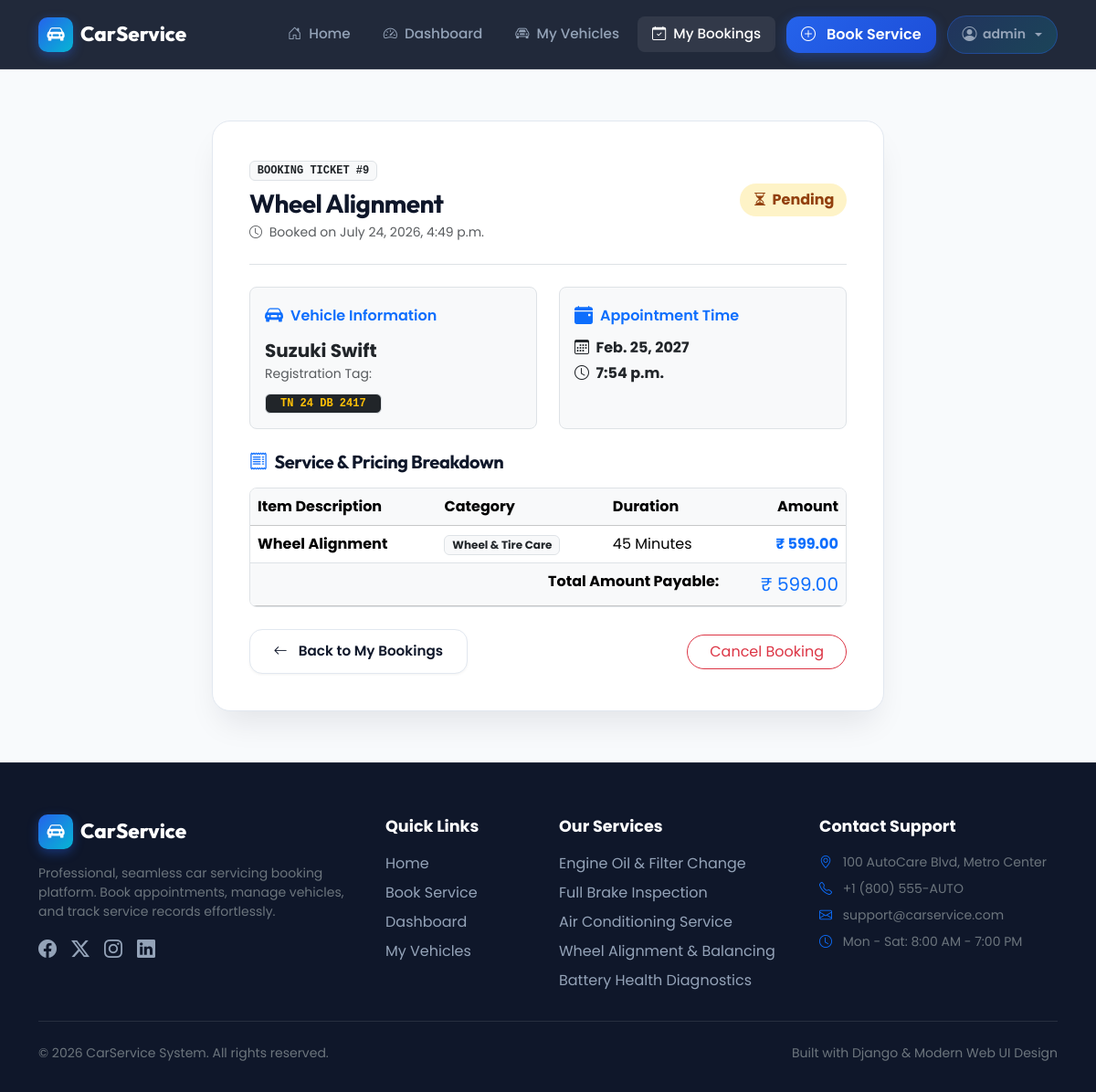
Screenshot of /services/bookings/9/ (signed in) with the database file from the repository.
### accounts/models.py (models this page shows)
class User(AbstractUser):
    ROLE_CHOICES = (
        ('customer', 'Customer'),
        ('mechanic', 'Mechanic'),
        ('admin', 'Admin'),
    )
    phone_number = models.CharField(max_length=15, blank=True)
    role = models.CharField(max_length=20, choices=ROLE_CHOICES, default='customer')
    created_at = models.DateTimeField(auto_now_add=True)
    updated_at = models.DateTimeField(auto_now=True)

### services/models.py (models this page shows, shortened)
class Booking(models.Model):
    STATUS_CHOICES = (
        ("pending", "Pending"),
        ("confirmed", "Confirmed"),
        ("in_progress", "In Progress"),
        ("completed", "Completed"),
        ("cancelled", "Cancelled"),
    )
    customer = models.ForeignKey(
        settings.AUTH_USER_MODEL,
        on_delete=models.CASCADE,
        related_name="bookings"
    )
    vehicle = models.ForeignKey(
        Vehicle,
        on_delete=models.CASCADE
    )
    service = models.ForeignKey(
        Service,
        on_delete=models.CASCADE
    )
    booking_date = models.DateField()
    booking_time = models.TimeField()
    status = models.CharField(
        max_length=20,
        choices=STATUS_CHOICES,
        default="pending",
    )
    created_at = models.DateTimeField(auto_now_add=True)

class Service(models.Model):
    category = models.ForeignKey(
        ServiceCategory,
        on_delete=models.CASCADE,
        related_name="services"
    )
    name = models.CharField(max_length=100)
    description = models.TextField(blank=True)
    price = models.DecimalField(max_digits=10, decimal_places=2)
    estimated_duration = models.PositiveIntegerField(
        help_text="Duration in minutes"
    )

class Vehicle(models.Model):
    owner = models.ForeignKey(
        settings.AUTH_USER_MODEL,
        on_delete=models.CASCADE
    )
    brand = models.CharField(max_length=50)
    model = models.CharField(max_length=50)
    registration_number = models.CharField(max_length=20, unique=True)
    manufacturing_year = models.PositiveIntegerField()

class ServiceCategory(models.Model):
    name = models.CharField(max_length=100, unique=True)
    description = models.TextField(blank=True)

### services/views.py (the view)
@login_required
def booking_detail(request, pk):
    booking = get_object_or_404(
        Booking,
        pk=pk,
        customer=request.user
    )
    return render(
        request,
        "services/booking_detail.html",
        {"booking": booking},
    )

### services/templates/services/booking_detail.html (shortened to what this page needs)
{% extends "base.html" %}
{% block content %}
<div class="row justify-content-center py-3">
    <div class="col-lg-8">
        <div class="form-card">
            <div class="d-flex flex-column flex-sm-row justify-content-between align-items-sm-center pb-4 mb-4 border-bottom gap-3">
                <div>
                    <span class="badge bg-light text-dark font-monospace border mb-2">BOOKING TICKET #{{ booking.id }}</span>
                    <h3 class="fw-bold mb-1">{{ booking.service.name }}</h3>
                    <p class="text-muted small mb-0"><i class="bi bi-clock me-1"></i> Booked on {{ booking.created_at }}</p>
                </div>
                <div>
                    {% if booking.status == "pending" %}
                        <span class="badge-status badge-pending fs-6"><i class="bi bi-hourglass-split"></i> Pending</span>
                    {% elif booking.status == "confirmed" %}
                        <span class="badge-status badge-confirmed fs-6"><i class="bi bi-check-circle"></i> Confirmed</span>
                    {% elif booking.status == "in_progress" %}
                        <span class="badge-status badge-in-progress fs-6"><i class="bi bi-gear-wide-connected"></i> In Progress</span>
                    {% elif booking.status == "completed" %}
                        <span class="badge-status badge-completed fs-6"><i class="bi bi-patch-check-fill"></i> Completed</span>
                    {% elif booking.status == "cancelled" %}
                        <span class="badge-status badge-cancelled fs-6"><i class="bi bi-x-circle"></i> Cancelled</span>
                    {% endif %}
                </div>
            </div>
            <div class="row g-4 mb-4">
                <div class="col-md-6">
                    <div class="p-3 bg-light rounded-3 border h-100">
                        <div class="d-flex align-items-center gap-2 mb-2 text-primary fw-semibold">
                            <i class="bi bi-car-front-fill fs-5"></i> Vehicle Information
                        </div>
                        <div class="fw-bold text-dark fs-5">{{ booking.vehicle.brand }} {{ booking.vehicle.model }}</div>
                        <div class="small text-muted mb-2">Registration Tag:</div>
                        <span class="badge bg-dark font-monospace text-warning px-3 py-1 border">{{ booking.vehicle.registration_number }}</span>
                    </div>
                </div>
                <div class="col-md-6">
                    <div class="p-3 bg-light rounded-3 border h-100">
                        <div class="d-flex align-items-center gap-2 mb-2 text-primary fw-semibold">
                            <i class="bi bi-calendar-event-fill fs-5"></i> Appointment Time
                        </div>
                        <div class="fw-bold text-dark fs-6 mb-1"><i class="bi bi-calendar3 me-1"></i> {{ booking.booking_date }}</div>
                        <div class="fw-bold text-dark fs-6"><i class="bi bi-clock me-1"></i> {{ booking.booking_time }}</div>
                    </div>
                </div>
            </div>
            <h5 class="fw-bold mb-3"><i class="bi bi-receipt me-2 text-primary"></i>Service & Pricing Breakdown</h5>
            <div class="table-responsive rounded-3 border mb-4">
                <table class="table mb-0">
                    <thead class="table-light">
                        <tr>
                            <th>Item Description</th>
                            <th>Category</th>
                            <th>Duration</th>
                            <th class="text-end">Amount</th>
                        </tr>
                    </thead>
                    <tbody>
                        <tr>
                            <td class="fw-bold">{{ booking.service.name }}</td>
                            <td><span class="badge bg-light text-dark border">{{ booking.service.category.name }}</span></td>
                            <td>{{ booking.service.estimated_duration }} Minutes</td>
                            <td class="text-end fw-bold text-primary">₹ {{ booking.service.price }}</td>
                        </tr>
                        <tr class="table-light border-top">
                            <td colspan="3" class="fw-bold text-end">Total Amount Payable:</td>
                            <td class="text-end fw-extrabold text-primary fs-5">₹ {{ booking.service.price }}</td>
                        </tr>
                    </tbody>
                </table>
            </div>
            <div class="d-flex justify-content-between align-items-center">
                <a href="{% url 'booking_list' %}" class="btn btn-secondary-custom">
                    <i class="bi bi-arrow-left me-1"></i> Back to My Bookings
                </a>
                {% if booking.status == "pending" %}
                    <a href="{% url 'cancel_booking' booking.pk %}" class="btn btn-outline-danger rounded-pill px-4" onclick="return confirm('Cancel this appointment?');">
                        Cancel Booking
                    </a>
                {% endif %}
            </div>
        </div>
    </div>
</div>
{% endblock %}

### templates/base.html (shortened to what this page needs)
{% load static %}
<!DOCTYPE html>
<html lang="en">
<head>
    <link href="https://cdn.jsdelivr.net/npm/bootstrap@5.3.3/dist/css/bootstrap.min.css" rel="stylesheet">
    <link rel="stylesheet" href="https://cdn.jsdelivr.net/npm/bootstrap-icons@1.11.3/font/bootstrap-icons.min.css">
    <link rel="stylesheet" href="{% static 'css/style.css' %}">
</head>
<body>
<nav class="navbar navbar-expand-lg app-navbar">
    <div class="container">
        <a class="navbar-brand" href="/">
            <span class="brand-icon"><i class="bi bi-car-front-fill"></i></span>
            CarService
        </a>
        <div class="collapse navbar-collapse" id="navbarNav">
            <ul class="navbar-nav ms-auto align-items-center gap-1">
                <li class="nav-item">
                    <a class="nav-link {% if request.path == '/' %}active{% endif %}" href="/">
                        <i class="bi bi-house-door me-1"></i> Home
                    </a>
                </li>
                {% if user.is_authenticated %}
                    <li class="nav-item">
                        <a class="nav-link {% if '/dashboard' in request.path %}active{% endif %}" href="{% url 'dashboard' %}">
                            <i class="bi bi-speedometer2 me-1"></i> Dashboard
                        </a>
                    </li>
                    <li class="nav-item">
                        <a class="nav-link {% if '/vehicles' in request.path %}active{% endif %}" href="{% url 'vehicle_list' %}">
                            <i class="bi bi-car-front me-1"></i> My Vehicles
                        </a>
                    </li>
                    <li class="nav-item">
                        <a class="nav-link {% if '/bookings' in request.path and 'history' not in request.path %}active{% endif %}" href="{% url 'booking_list' %}">
                            <i class="bi bi-calendar-check me-1"></i> My Bookings
                        </a>
                    </li>
                    <li class="nav-item ms-lg-2 my-2 my-lg-0">
                        <a class="btn btn-primary-custom py-2 px-3 fs-6" href="{% url 'book_service' %}">
                            <i class="bi bi-plus-circle me-1"></i> Book Service
                        </a>
                    </li>
                    <li class="nav-item dropdown ms-lg-2">
                        <a class="nav-link dropdown-toggle user-badge text-decoration-none" href="#" role="button" data-bs-toggle="dropdown" aria-expanded="false">
                            <i class="bi bi-person-circle fs-6"></i> {{ user.first_name|default:user.username }}
                        </a>
                    </li>
                {% endif %}
            </ul>
        </div>
    </div>
</nav>
<div class="main-wrapper">
    <div class="container">
        {% block content %}
        {% endblock %}
    </div>
</div>
<footer class="app-footer">
    <div class="container">
        <div class="row g-4 mb-4">
            <div class="col-lg-4 col-md-6">
                <div class="navbar-brand mb-3">
                    <span class="brand-icon"><i class="bi bi-car-front-fill"></i></span>
                    CarService
                </div>
                <p class="text-secondary small mb-3">
                    Professional, seamless car servicing booking platform. Book appointments, manage vehicles, and track service records effortlessly.
                </p>
                <div class="d-flex gap-3 text-secondary">
                    <a href="#" class="footer-link fs-5"><i class="bi bi-facebook"></i></a>
                    <a href="#" class="footer-link fs-5"><i class="bi bi-twitter-x"></i></a>
                    <a href="#" class="footer-link fs-5"><i class="bi bi-instagram"></i></a>
                    <a href="#" class="footer-link fs-5"><i class="bi bi-linkedin"></i></a>
                </div>
            </div>
            <div class="col-lg-2 col-md-6">
                <div class="footer-title">Quick Links</div>
                <a href="/" class="footer-link">Home</a>
                <a href="{% url 'book_service' %}" class="footer-link">Book Service</a>
                {% if user.is_authenticated %}
                <a href="{% url 'dashboard' %}" class="footer-link">Dashboard</a>
                <a href="{% url 'vehicle_list' %}" class="footer-link">My Vehicles</a>
                {% else %}
                <a href="{% url 'login' %}" class="footer-link">Sign In</a>
                <a href="{% url 'register' %}" class="footer-link">Register</a>
                {% endif %}
            </div>
            <div class="col-lg-3 col-md-6">
                <div class="footer-title">Our Services</div>
                <div class="footer-link">Engine Oil & Filter Change</div>
                <div class="footer-link">Full Brake Inspection</div>
                <div class="footer-link">Air Conditioning Service</div>
                <div class="footer-link">Wheel Alignment & Balancing</div>
                <div class="footer-link">Battery Health Diagnostics</div>
            </div>
            <div class="col-lg-3 col-md-6">
                <div class="footer-title">Contact Support</div>
                <p class="small text-secondary mb-2"><i class="bi bi-geo-alt me-2 text-primary"></i> 100 AutoCare Blvd, Metro Center</p>
                <p class="small text-secondary mb-2"><i class="bi bi-telephone me-2 text-primary"></i> +1 (800) 555-AUTO</p>
                <p class="small text-secondary mb-2"><i class="bi bi-envelope me-2 text-primary"></i> support@carservice.com</p>
                <p class="small text-secondary mb-0"><i class="bi bi-clock me-2 text-primary"></i> Mon - Sat: 8:00 AM - 7:00 PM</p>
            </div>
        </div>
        <hr class="border-secondary opacity-25 my-4">
        <div class="d-flex flex-column flex-sm-row justify-content-between align-items-center gap-2 small text-secondary">
            <div>© 2026 CarService System. All rights reserved.</div>
            <div>Built with Django & Modern Web UI Design</div>
        </div>
    </div>
</footer>
</body>
</html>

### rows the page displays
User: first_name "admin"
Booking: id "9", service.name "Wheel Alignment", created_at "July 24, 2026, 4:49 p.m.", vehicle.brand "Suzuki", vehicle.model "Swift", vehicle.registration_number "TN 24 DB 2417", booking_date "Feb. 25, 2027", booking_time "7:54 p.m.", service.category.name "Wheel & Tire Care", service.estimated_duration "45", service.price "599.00"
